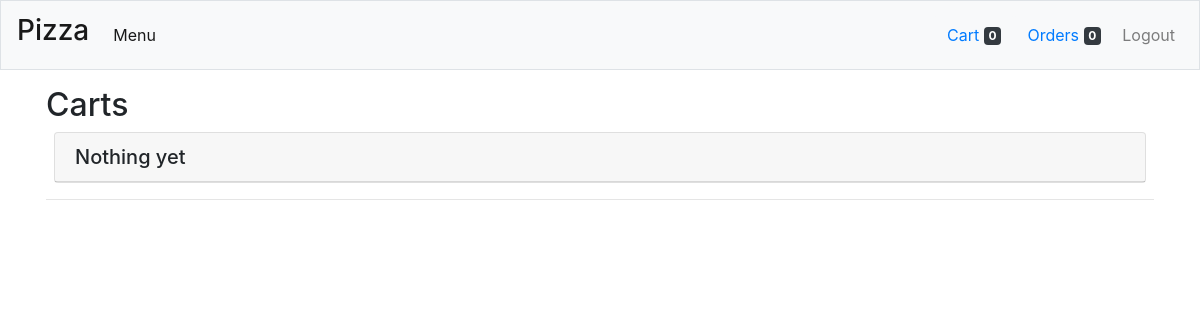
The app's page /cart/ (signed in), older data.
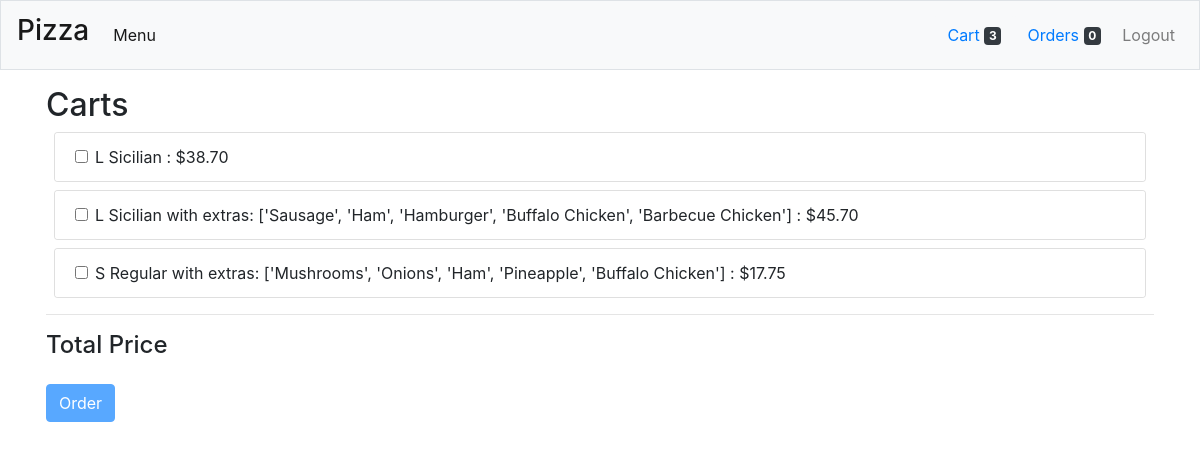
The same page, newer data.
### orders/models.py (models this page shows, shortened)
class UserCart(models.Model):
    user = models.ForeignKey(User, on_delete=models.CASCADE)
    order = models.CharField(max_length=50)
    price = models.DecimalField(max_digits=5, decimal_places=2)

### orders/views.py (the view)
# urls.py: path("cart/", views.cart, name="cart"),
@login_required
def cart(request):
    user = request.user
    request.session['cart_num'] = len(
        UserCart.objects.all().filter(user=user))
    request.session['orders_num'] = len(
        UserOrder.objects.all().filter(user=user))
    context = {
        "items": UserCart.objects.all().filter(user=user)
    }
    return render(request, 'orders/cart.html', context)

### orders/templates/orders/cart.html (shortened to what this page needs)
{% extends 'orders/layout.html' %}
{% block body %}
<h2>Carts</h2>
<form method="post" action="{% url 'orderitem' %}">
	{% for item in items %}
	<div class="card m-2">
		<ul class="list-group list-group-flush">
		<li class="list-group-item">
			<div class="form-check">
				<input
				class="orders form-check-input"
				type="checkbox"
				name="orders"
				onclick="order_select()"
				id="{{ item.order }}"
				data-price="{{item.price}}"
				value="{{ item.order }}"
				>
				<label class="form-check-label" for="{{ item.order }}">{{ item.order }} : ${{item.price}}</label>
			</div>
		</li>
		</ul>
	</div>
	{% empty %}
	<div class="card m-2">
	<h5 class="card-header">Nothing yet</h5>
	</div>
	{% endfor %}
	<hr/>
	{% if items %}
	<div>
		<h4 for="order_total_price">Total Price</h4>
	</div>
	<button type="submit" id="order_button" class="btn btn-primary mt-3" disabled>Order</button>
	{% endif %}
</form>
{% endblock body %}

### orders/templates/orders/layout.html (shortened to what this page needs)
{% load static %}
<!DOCTYPE html>
<html lang="en">
  <head>
    <link
      rel="stylesheet"
      href="https://stackpath.bootstrapcdn.com/bootstrap/4.5.0/css/bootstrap.min.css"
    />
  </head>
  <body>
    <nav class="navbar navbar-expand-lg navbar-light bg-light border">
      <a class="navbar-brand" href="{% url 'index' %}">
        <h3>Pizza</h3>
      </a>
      <div class="collapse navbar-collapse" id="navbarNavDropdown">
        <ul class="navbar-nav">
          <li class="nav-item active">
            <a class="nav-link" href="{% url 'index' %}">Menu</a>
          </li>
        </ul>
        {% if user.is_authenticated %}
        <ul class="navbar-nav ml-auto">
          <button type="button" class="btn btn-light">
            <a href="{% url 'cart' %}">
              Cart
            </a>
            <span
              id="cart_badge"
              data-items="{{ request.session.cart_num }}"
              class="badge badge-dark"
            >
              {{ request.session.cart_num }}
            </span>
          </button>
          <button type="button" class="btn btn-light">
            <a href="{% url 'orders' %}">
              Orders
            </a>
            <span
              id="cart_badge"
              data-items="{{ request.session.orders_num }}"
              class="badge badge-dark"
            >
              {{ request.session.orders_num }}
            </span>
          </button>
          <li class="nav-item">
            <a class="nav-link" href="{% url 'logout'%}">Logout</a>
          </li>
        </ul>
        {% endif %}
      </div>
    </nav>
    <main class="container p-3">
      {% block body %}{% endblock %}
    </main>
  </body>
</html>

Row changes from the older to the newer data that the page shows:
added UserCart: order "L Sicilian", price "38.70"
added UserCart: order "L Sicilian with extras: ['Sausage', 'Ham', 'Hamburger', 'Buffalo Chicken', 'Barbecue Chicken']", price "45.70"
added UserCart: order "S Regular with extras: ['Mushrooms', 'Onions', 'Ham', 'Pineapple', 'Buffalo Chicken']", price "17.75"
Text that changed along with them:
{{ request.session.cart_num }}: "0" → "3"
text no longer shown: "Nothing yet"
text now shown: "Total Price Order"
